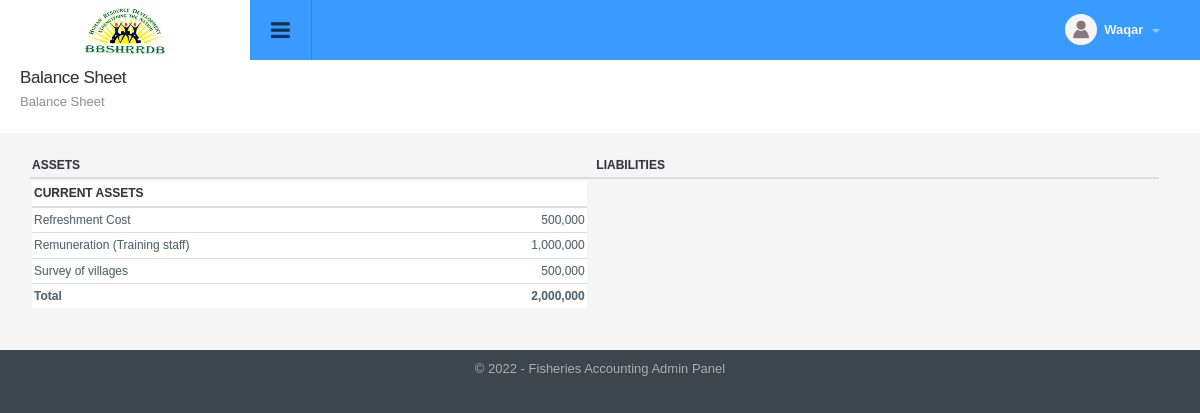
Before: /report_manage.php?tab=balance_sheet (signed in) with the older database file.
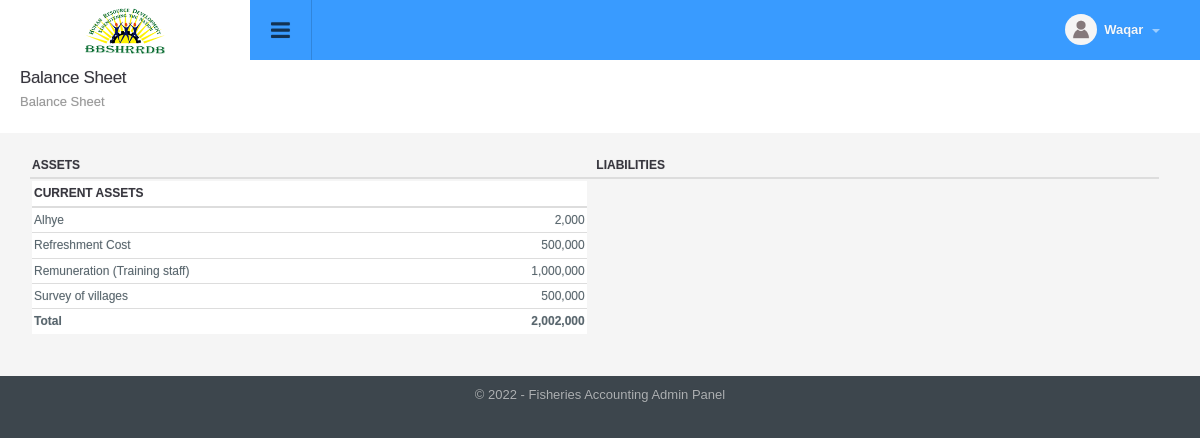
After: the same page with the newer database file.
### tables this page shows
CREATE TABLE `account` (
  `id` int NOT NULL,
  `wing_id` int DEFAULT NULL,
  `parent_id` int DEFAULT NULL,
  `code` varchar(50) NOT NULL,
  `title` varchar(50) NOT NULL,
  `type` int DEFAULT NULL,
  `description` varchar(1000) DEFAULT NULL,
  `balance` decimal(10,2) NOT NULL,
  `is_petty_cash` int NOT NULL DEFAULT '0',
  `status` int NOT NULL DEFAULT '1',
  `ts` timestamp NOT NULL DEFAULT CURRENT_TIMESTAMP ON UPDATE CURRENT_TIMESTAMP
);

### include/db.php (called while the page is built, shortened)
<?php
function doquery($qr,$lnk){
	@$res=mysqli_query($lnk,$qr) or die($qr." - ".mysqli_error($lnk));
	return $res;
}
function dofetch($rs){
	@$rec=mysqli_fetch_array($rs);
	return $rec;
}
function numrows($rs){
	return mysqli_num_rows($rs);
}

### include/utility.php (called while the page is built, shortened)
<?php
function unslash($str){
	return stripslashes(utf8_decode($str));
	}
function curr_format($amount){
	return ($amount<0?'(':'').number_format(abs($amount), 0, '.',',').($amount<0?')':'');
}
function get_account_balance( $account_id, $datetime = "", $project_id = "" ){
	global $dblink;
	$balance = 0;
	if( empty( $datetime ) ) {
		$datetime = date( "Y-m-d H:i:s" );
	}
	if( empty( $project_id ) ) {
		$account = doquery( "select is_petty_cash, balance from account where id='".$account_id."'", $dblink );
		if(numrows($account)>0){
			$account = dofetch($account);
			$balance = $account[ "balance" ];
		}
	}
	else {
		$balance = 0;
	}
	$expense = dofetch( doquery( "select sum(amount) as total from expense where status=1 and sub_head = '".$account_id."' and datetime_added<='".$datetime."'".($project_id != ''?" and project_id='".$project_id."'":""), $dblink ) );
	$balance -= $expense[ "total" ];
	return $balance;
}

### modules/reports/balance_sheet.php (the view, shortened to what this page needs)
<div class="page-header">
	<h1 class="title">Balance Sheet</h1>
  	<ol class="breadcrumb">
    	<li class="active">Balance Sheet</li>
  	</ol>
</div>
<div class="panel-body table-responsive">
	<table class="table table-hover list">
    	<thead>
            <tr>
                <th width="50%">Assets</th>
                <th>Liabilities</th>
            </tr>
    	</thead>
    	<tbody>
        	<tr>
				<td>
					<table  class="table table-hover list">
						<thead>
                            <tr>
                                <th colspan="2">Current Assets</th>
                            </tr>
                        </thead>
						<?php
						$total = 0;
                        $fixed_assets = array();
                            ?>
                            <?php
						$sql="select * from account where parent_id!=0 order by title";
						$rs=doquery($sql, $dblink);
						if( numrows($rs) > 0){
							while($r=dofetch($rs)){
								$balance = get_account_balance( $r[ "id" ] );
								if($balance!=0){
									if( $balance >= 0 ) {
										if($r["type"]==0){
                                            $total += $balance;
                                            ?>
                                            <tr>
                                                <td><?php echo unslash($r["title"] ); ?></td>
                                                <td class="text-right"><?php echo curr_format( $balance ) ?></td>
                                            </tr>
                                            <?php
                                        }
										else{
                                            $fixed_assets[] = array(
                                                "name" => unslash($r["title"] ),
                                                "balance" => $balance
                                            );
                                        }
									}
								}
							}
						}
                            ?>
                        <tr>
                            <th>Total</th>
                            <th class="text-right"><?php echo curr_format( $total )?></th>
                        </tr>
                  	</table>
              	</td>
           	</tr>
    	</tbody>
  	</table>
</div>

Changed rows visible on the page:
added account: title "Alhye", balance "2,000"
Other visible differences:
curr_format( $total ): "2,000,000" → "2,002,000"
